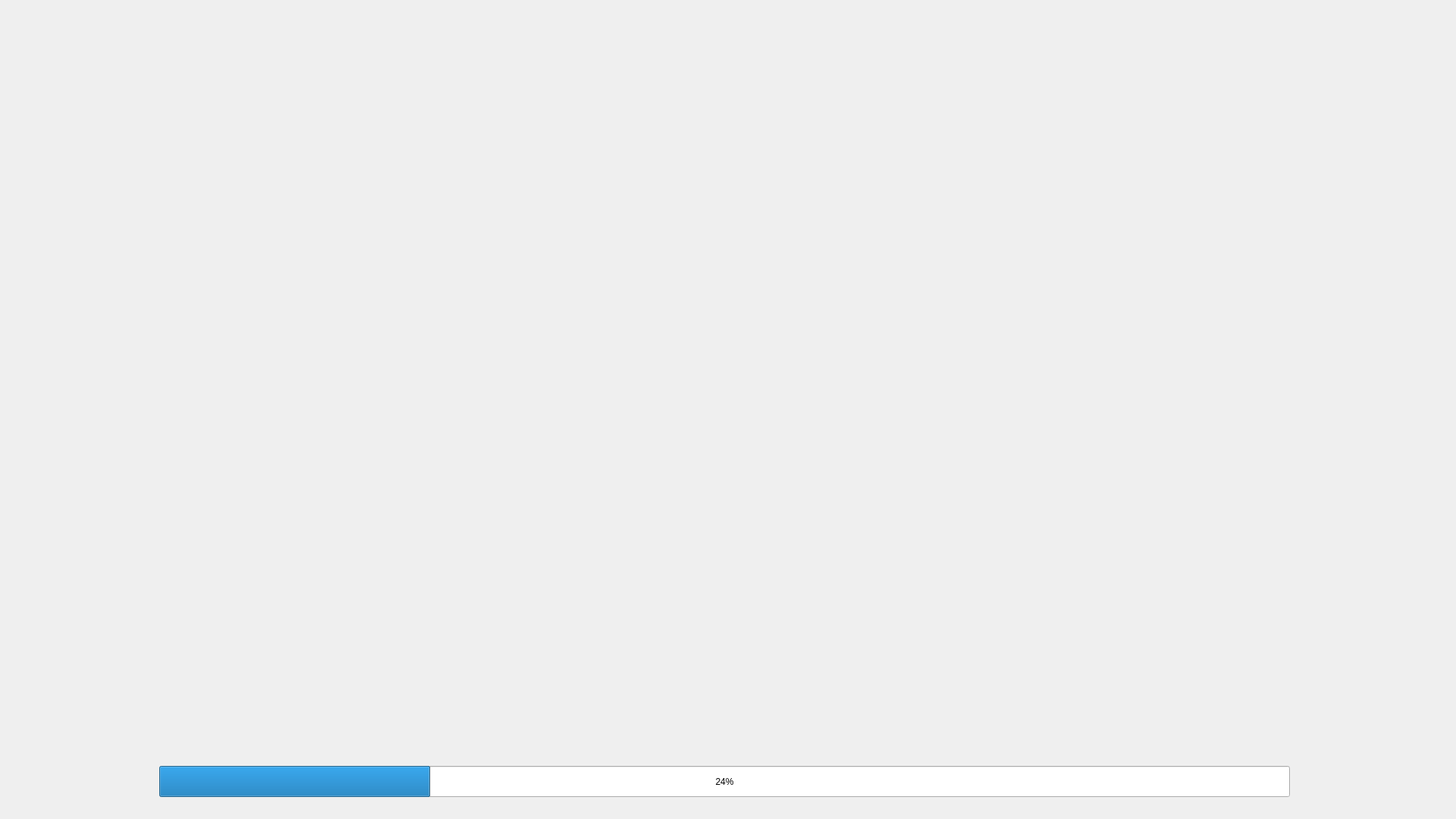
<?xml version="1.0" encoding="UTF-8"?>
<ui version="4.0">
 <class>Loading</class>
 <widget class="QWidget" name="Loading">
  <property name="geometry">
   <rect>
    <x>0</x>
    <y>0</y>
    <width>1920</width>
    <height>1080</height>
   </rect>
  </property>
  <property name="windowTitle">
   <string>Form</string>
  </property>
  <widget class="QLabel" name="label">
   <property name="geometry">
    <rect>
     <x>0</x>
     <y>0</y>
     <width>1920</width>
     <height>1080</height>
    </rect>
   </property>
   <property name="styleSheet">
    <string notr="true">background-color: rgba(72, 74, 89, 0);
</string>
   </property>
   <property name="text">
    <string/>
   </property>
   <property name="pixmap">
    <pixmap>C:/Users/User/OneDrive/دسکتاپ/New folder/loading.jpg</pixmap>
   </property>
   <property name="scaledContents">
    <bool>true</bool>
   </property>
  </widget>
  <widget class="QProgressBar" name="progressBar">
   <property name="geometry">
    <rect>
     <x>210</x>
     <y>1010</y>
     <width>1491</width>
     <height>41</height>
    </rect>
   </property>
   <property name="value">
    <number>24</number>
   </property>
  </widget>
 </widget>
 <resources/>
 <connections/>
</ui>
